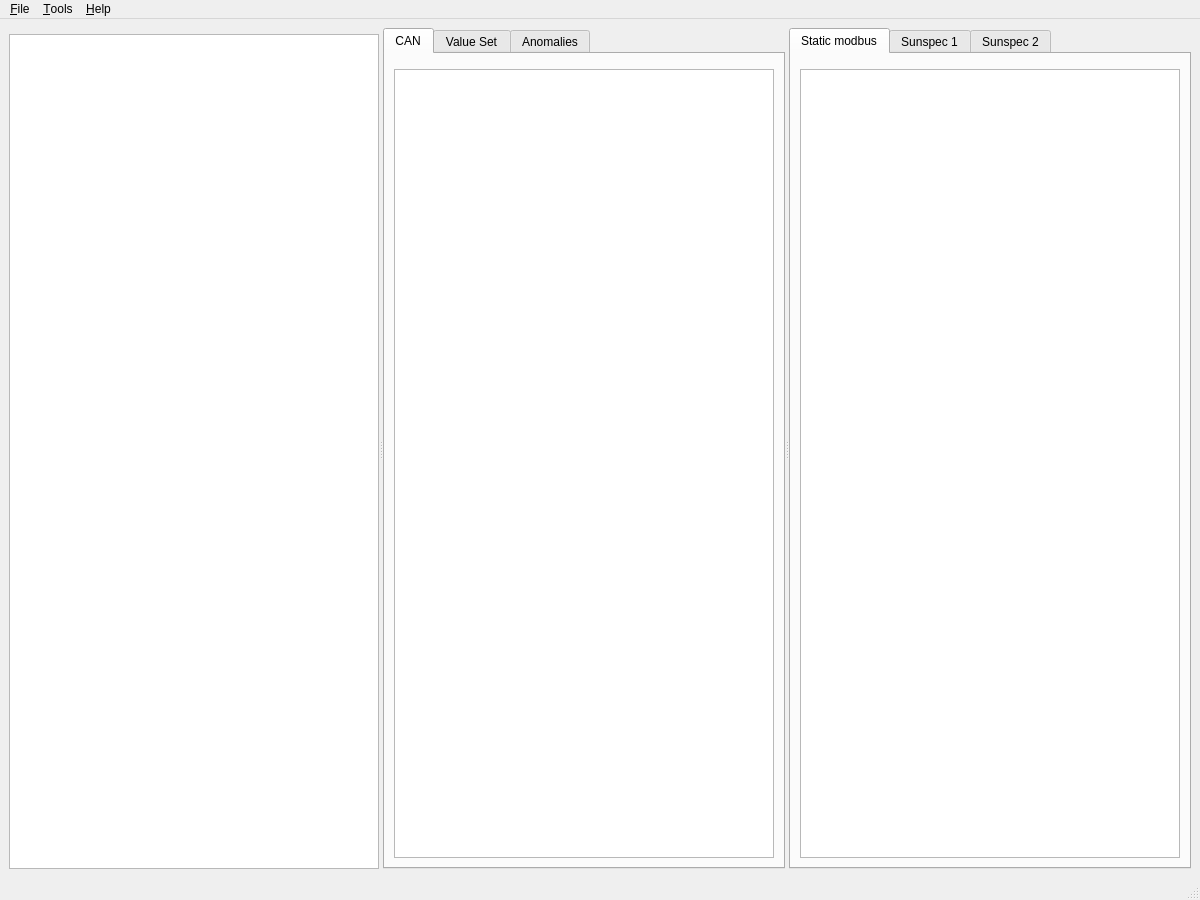
<?xml version="1.0" encoding="UTF-8"?>
<ui version="4.0">
 <class>MainWindow</class>
 <widget class="QMainWindow" name="MainWindow">
  <property name="geometry">
   <rect>
    <x>0</x>
    <y>0</y>
    <width>1200</width>
    <height>900</height>
   </rect>
  </property>
  <property name="windowTitle">
   <string>MainWindow</string>
  </property>
  <widget class="QWidget" name="centralwidget">
   <layout class="QGridLayout" name="gridLayout_5">
    <item row="0" column="0">
     <widget class="QSplitter" name="splitter">
      <property name="orientation">
       <enum>Qt::Horizontal</enum>
      </property>
      <widget class="QWidget" name="layoutWidget">
       <layout class="QGridLayout" name="gridLayout">
        <item row="2" column="0">
         <widget class="QTreeView" name="parameter_view">
          <property name="alternatingRowColors">
           <bool>true</bool>
          </property>
         </widget>
        </item>
        <item row="0" column="0">
         <widget class="SearchBox" name="parameter_search_box"/>
        </item>
       </layout>
      </widget>
      <widget class="QTabWidget" name="tabWidget">
       <property name="acceptDrops">
        <bool>true</bool>
       </property>
       <property name="currentIndex">
        <number>0</number>
       </property>
       <widget class="QWidget" name="tab_2">
        <attribute name="title">
         <string>CAN</string>
        </attribute>
        <layout class="QHBoxLayout" name="horizontalLayout_2">
         <item>
          <layout class="QGridLayout" name="gridLayout_2">
           <item row="0" column="0">
            <widget class="SearchBox" name="can_search_box"/>
           </item>
           <item row="1" column="0">
            <widget class="QTreeView" name="can_view">
             <property name="alternatingRowColors">
              <bool>true</bool>
             </property>
            </widget>
           </item>
          </layout>
         </item>
        </layout>
       </widget>
       <widget class="QWidget" name="tab_4">
        <attribute name="title">
         <string>Value Set</string>
        </attribute>
        <layout class="QHBoxLayout" name="horizontalLayout">
         <item>
          <layout class="QGridLayout" name="gridLayout_4">
           <item row="1" column="0">
            <widget class="QTreeView" name="value_set_view"/>
           </item>
           <item row="0" column="0">
            <widget class="SearchBox" name="value_set_search_box"/>
           </item>
          </layout>
         </item>
        </layout>
       </widget>
       <widget class="QWidget" name="tab_8">
        <attribute name="title">
         <string>Anomalies</string>
        </attribute>
        <layout class="QHBoxLayout" name="horizontalLayout_3">
         <item>
          <layout class="QGridLayout" name="gridLayout_3">
           <item row="1" column="0">
            <widget class="QTreeView" name="anomalies_view"/>
           </item>
           <item row="0" column="0">
            <widget class="SearchBox" name="anomalies_search_box"/>
           </item>
          </layout>
         </item>
        </layout>
       </widget>
      </widget>
      <widget class="QTabWidget" name="tabWidget_2">
       <property name="acceptDrops">
        <bool>true</bool>
       </property>
       <property name="currentIndex">
        <number>0</number>
       </property>
       <widget class="QWidget" name="staticmodbus">
        <attribute name="title">
         <string>Static modbus</string>
        </attribute>
        <layout class="QHBoxLayout" name="horizontalLayout_5">
         <item>
          <layout class="QGridLayout" name="gridLayout_8">
           <item row="1" column="0">
            <widget class="QTreeView" name="static_modbus_view">
             <property name="alternatingRowColors">
              <bool>true</bool>
             </property>
            </widget>
           </item>
           <item row="0" column="0">
            <widget class="SearchBox" name="static_modbus_search_box"/>
           </item>
          </layout>
         </item>
        </layout>
       </widget>
       <widget class="QWidget" name="sunspec1">
        <attribute name="title">
         <string>Sunspec 1</string>
        </attribute>
        <layout class="QHBoxLayout" name="horizontalLayout_6">
         <item>
          <layout class="QGridLayout" name="gridLayout_10">
           <item row="1" column="0">
            <widget class="QTreeView" name="sunspec1_view"/>
           </item>
           <item row="0" column="0">
            <widget class="SearchBox" name="sunspec1_search_box"/>
           </item>
          </layout>
         </item>
        </layout>
       </widget>
       <widget class="QWidget" name="sunspec2">
        <attribute name="title">
         <string>Sunspec 2</string>
        </attribute>
        <layout class="QHBoxLayout" name="horizontalLayout_7">
         <item>
          <layout class="QGridLayout" name="gridLayout_11">
           <item row="1" column="0">
            <widget class="QTreeView" name="sunspec2_view"/>
           </item>
           <item row="0" column="0">
            <widget class="SearchBox" name="sunspec2_search_box"/>
           </item>
          </layout>
         </item>
        </layout>
       </widget>
      </widget>
     </widget>
    </item>
   </layout>
  </widget>
  <widget class="QMenuBar" name="menubar">
   <property name="geometry">
    <rect>
     <x>0</x>
     <y>0</y>
     <width>1200</width>
     <height>20</height>
    </rect>
   </property>
   <widget class="QMenu" name="menu_File">
    <property name="title">
     <string>&amp;File</string>
    </property>
    <widget class="QMenu" name="action_new_value_set_2">
     <property name="title">
      <string>&amp;Value Set</string>
     </property>
     <addaction name="action_new_value_set"/>
     <addaction name="action_open_value_set"/>
     <addaction name="action_save_value_set"/>
     <addaction name="action_save_as_value_set"/>
    </widget>
    <widget class="QMenu" name="menu_Project">
     <property name="title">
      <string>&amp;Project</string>
     </property>
     <addaction name="action_new_project"/>
     <addaction name="action_open_project"/>
     <addaction name="action_save_project"/>
     <addaction name="action_save_as_project"/>
    </widget>
    <addaction name="menu_Project"/>
    <addaction name="action_new_value_set_2"/>
    <addaction name="separator"/>
    <addaction name="action_import_smdx"/>
    <addaction name="action_full_export"/>
   </widget>
   <widget class="QMenu" name="menuHelp">
    <property name="title">
     <string>&amp;Help</string>
    </property>
    <addaction name="action_about"/>
   </widget>
   <widget class="QMenu" name="menuTools">
    <property name="title">
     <string>&amp;Tools</string>
    </property>
    <addaction name="action_check"/>
   </widget>
   <addaction name="menu_File"/>
   <addaction name="menuTools"/>
   <addaction name="menuHelp"/>
  </widget>
  <widget class="QStatusBar" name="statusbar"/>
  <action name="action_open_project">
   <property name="text">
    <string>&amp;Open...</string>
   </property>
  </action>
  <action name="action_save_as_project">
   <property name="text">
    <string>Save &amp;As...</string>
   </property>
  </action>
  <action name="action_save_project">
   <property name="text">
    <string>&amp;Save</string>
   </property>
   <property name="shortcut">
    <string>Ctrl+S</string>
   </property>
  </action>
  <action name="action_new_project">
   <property name="text">
    <string>&amp;New</string>
   </property>
  </action>
  <action name="action_about">
   <property name="text">
    <string>&amp;About...</string>
   </property>
  </action>
  <action name="action_import_sym">
   <property name="text">
    <string>&amp;Import .sym...</string>
   </property>
  </action>
  <action name="action_export_sym">
   <property name="text">
    <string>&amp;Export .sym...</string>
   </property>
  </action>
  <action name="action_Project">
   <property name="text">
    <string>&amp;Project</string>
   </property>
  </action>
  <action name="action_new_value_set">
   <property name="text">
    <string>&amp;New</string>
   </property>
  </action>
  <action name="action_Value_Set">
   <property name="text">
    <string>&amp;Value Set...</string>
   </property>
  </action>
  <action name="action_save_value_set">
   <property name="text">
    <string>&amp;Save</string>
   </property>
  </action>
  <action name="action_save_as_value_set">
   <property name="text">
    <string>Save &amp;As...</string>
   </property>
  </action>
  <action name="action_open_value_set">
   <property name="text">
    <string>&amp;Open...</string>
   </property>
  </action>
  <action name="action_import_smdx">
   <property name="text">
    <string>Import &amp;SMDX...</string>
   </property>
  </action>
  <action name="action_full_import">
   <property name="text">
    <string>Full import...</string>
   </property>
  </action>
  <action name="action_full_export">
   <property name="text">
    <string>&amp;Full Export...</string>
   </property>
  </action>
  <action name="action_full_export_first_time">
   <property name="text">
    <string>Full Export (First Time)...</string>
   </property>
  </action>
  <action name="action_check">
   <property name="text">
    <string>&amp;Check</string>
   </property>
  </action>
 </widget>
 <customwidgets>
  <customwidget>
   <class>SearchBox</class>
   <extends>QWidget</extends>
   <header>epyqlib.searchbox</header>
  </customwidget>
 </customwidgets>
 <resources/>
 <connections/>
</ui>
